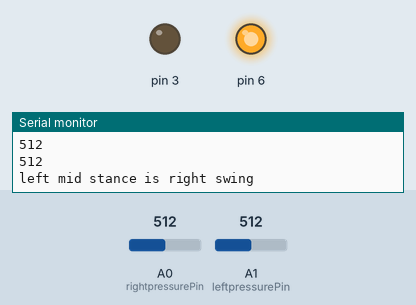
Simulated run of this sketch. Board: Arduino Uno, built with avr-gcc and run on an emulated ATmega328P. Parts: output pins drawn as LEDs (lit = HIGH), the last lines printed to the serial monitor. The test bench sets the inputs (shaded band); at power-on: A1 (leftpressurePin) = 512, A0 (rightpressurePin) = 512.

Above: at 1.2 s.
1.3 s: A1 (leftpressurePin) set to 493
At 2.3 s:
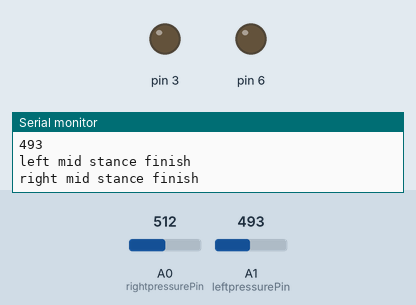
2.8 s: A0 (rightpressurePin) set to 682
5.8 s: A0 (rightpressurePin) set to 718
At 6.4 s:
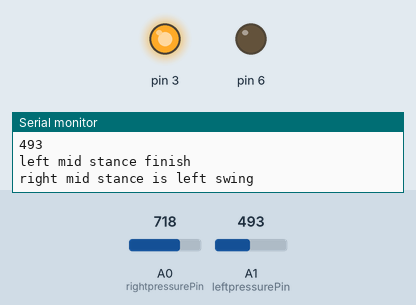
7.3 s: A0 (rightpressurePin) set to 690
At 7.6 s:
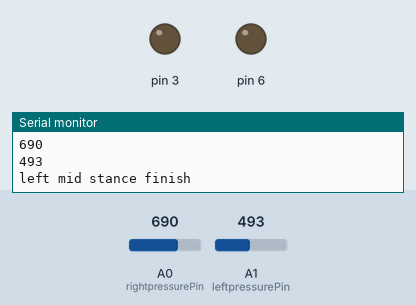
8.8 s: A0 (rightpressurePin) set to 710
At 10.1 s:
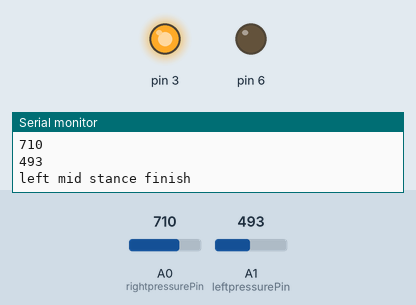
10.4 s: A1 (leftpressurePin) set to 510
At 11.1 s:
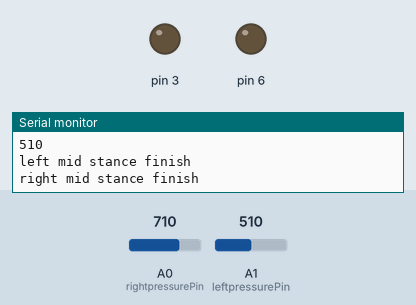
Timing chart, 0 to 13.1 s (numbered marks = the images above; inputs shaded):
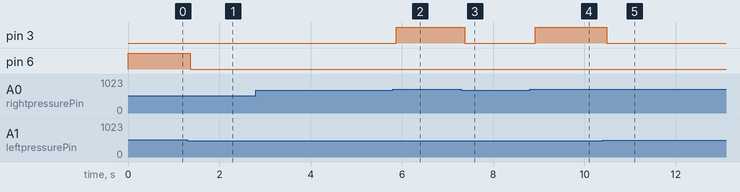

The sketch:

pressuresensorwithairvalve.ino
```cpp
int rightpressurePin = A0;
int leftpressurePin = A1;
int rightforce;
int leftforce;

void setup() {
Serial.begin(9600);
pinMode(6, OUTPUT);
pinMode(3, OUTPUT);
}
void loop() {
  rightforce = analogRead(rightpressurePin);
  leftforce = analogRead(leftpressurePin);
  Serial.println(rightforce);
  Serial.println(leftforce);
  /*
   * Below if conditions detects the stance phase and support swing phase of contralateral limb.
   * i.e. mid stance on rigt limb will actuates pgm on left limb to support and assist swing phase.
   */
  if(leftforce > 500 && rightforce < 700)
  {
    Serial.println("left mid stance is right swing");
    digitalWrite(6,HIGH);
  }
  else
  {
    Serial.println("left mid stance finish");
    digitalWrite(6,LOW);
  }
  if(rightforce > 700 && leftforce < 500)
  {
    Serial.println("right mid stance is left swing");
    digitalWrite(3,HIGH);
  }
  else
  {
      Serial.println("right mid stance finish");
      digitalWrite(3,LOW);
  }
  /*
   * Below code tries to detect no walking motion to void actuating pgm in such situation due gait
   * detection code. e.g. sitting, standing or anytihng that results in not walking actuation of
   * pgm is avoided. We try to do that by our first assumption i.e.
   * 1. When not walking both the sensors will return values greater than threshold.
   */
   if(rightforce >700 && leftforce > 500)
   {
    Serial.println("user not moving");
    digitalWrite(3,LOW);
    digitalWrite(6,LOW);
   }
  delay(1);
}
```

Measured:
- the behaviour switches between 501 and 500 on A1 (leftpressurePin) (found by bisection; images 0 and 1)
- the behaviour switches between 700 and 701 on A0 (rightpressurePin) (found by bisection; images 1 and 2)
- after the input at 1.3 s, pin 6: HIGH → LOW after 0.06 s
- after the input at 5.8 s, pin 3: LOW → HIGH after 0.07 s
- after the input at 7.3 s, pin 3: HIGH → LOW after 0.08 s
- after the input at 8.8 s, pin 3: LOW → HIGH after 0.12 s
- after the input at 10.4 s, pin 3: HIGH → LOW after 0.09 s
